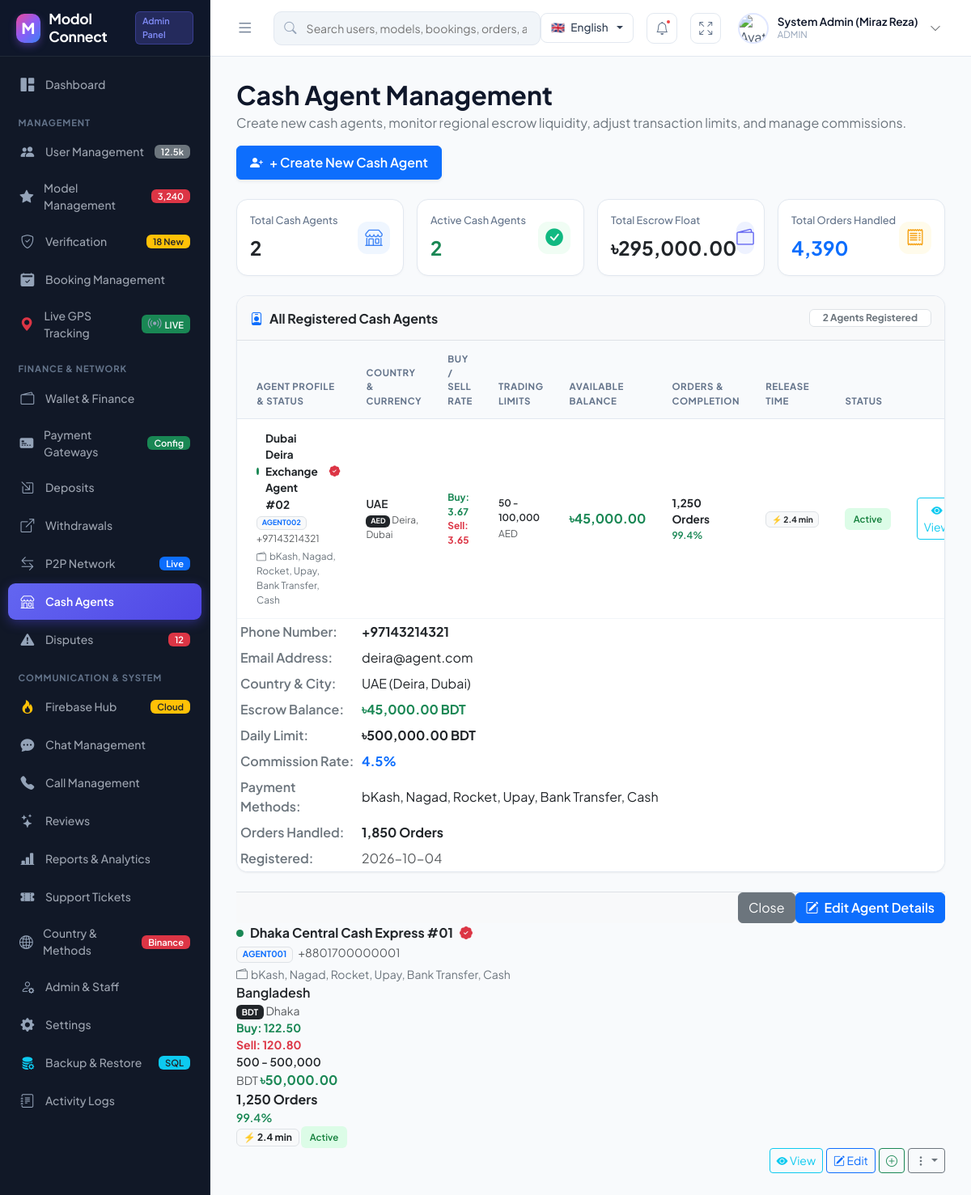
/admin/cash_agents.php (signed in), run on the app's committed database.
### tables this page shows
CREATE TABLE IF NOT EXISTS `cash_agents` (
    `id` INT AUTO_INCREMENT PRIMARY KEY,
    `agent_code` VARCHAR(50) UNIQUE NOT NULL,
    `name` VARCHAR(100) NOT NULL,
    `phone` VARCHAR(30) UNIQUE NOT NULL,
    `email` VARCHAR(150) UNIQUE NOT NULL,
    `password` VARCHAR(255) NOT NULL,
    `country` VARCHAR(50) DEFAULT 'Bangladesh',
    `city` VARCHAR(100) DEFAULT 'Dhaka',
    `currency` VARCHAR(10) DEFAULT 'BDT',
    `buy_rate` DECIMAL(12,4) DEFAULT 122.5000,
    `sell_rate` DECIMAL(12,4) DEFAULT 120.8000,
    `min_limit` DECIMAL(12,2) DEFAULT 500.00,
    `max_limit` DECIMAL(12,2) DEFAULT 500000.00,
    `daily_limit` DECIMAL(12,2) DEFAULT 500000.00,
    `payment_methods` VARCHAR(255) DEFAULT 'bKash, Nagad, Rocket, Upay, Bank Transfer, Cash',
    `commission_rate` DECIMAL(5,2) DEFAULT 5.00,
    `wallet_balance` DECIMAL(12,2) DEFAULT 0.00,
    `available_balance` DECIMAL(12,2) DEFAULT 50000.00,
    `orders_count` INT DEFAULT 1250,
    `total_orders` INT DEFAULT 1250,
    `completion_rate` VARCHAR(20) DEFAULT '99.4%',
    `avg_release_time` VARCHAR(20) DEFAULT '2.4 min',
    `rating` DECIMAL(3,2) DEFAULT 4.95,
    `is_online` TINYINT(1) DEFAULT 1,
    `is_verified` TINYINT(1) DEFAULT 1,
    `status` VARCHAR(30) DEFAULT 'ACTIVE',
    `created_at` TIMESTAMP DEFAULT CURRENT_TIMESTAMP
);

### admin/cash_agents.php (the view, shortened to what the rows shown need)
<?php
require_once __DIR__ . '/layout.php';
$db = null;
try {
    $db = Database::getInstance();
} catch (Throwable $e) {
    error_log("Cash Agents DB connect notice: " . $e->getMessage());
}
if ($db) {
    try {
        if (Database::isMySQL()) {
            $db->exec("
            CREATE TABLE IF NOT EXISTS `cash_agents` (
                `id` INT AUTO_INCREMENT PRIMARY KEY,
                `agent_code` VARCHAR(50) UNIQUE NOT NULL,
                `name` VARCHAR(100) NOT NULL,
                `phone` VARCHAR(30) UNIQUE NOT NULL,
                `email` VARCHAR(150) UNIQUE NOT NULL,
                `password` VARCHAR(255) NOT NULL,
                `country` VARCHAR(50) DEFAULT 'Bangladesh',
                `city` VARCHAR(100) DEFAULT 'Dhaka',
                `currency` VARCHAR(10) DEFAULT 'BDT',
                `buy_rate` DECIMAL(12,4) DEFAULT 122.5000,
                `sell_rate` DECIMAL(12,4) DEFAULT 120.8000,
                `min_limit` DECIMAL(12,2) DEFAULT 500.00,
                `max_limit` DECIMAL(12,2) DEFAULT 500000.00,
                `daily_limit` DECIMAL(12,2) DEFAULT 500000.00,
                `payment_methods` VARCHAR(255) DEFAULT 'bKash, Nagad, Rocket, Upay, Bank Transfer, Cash',
                `commission_rate` DECIMAL(5,2) DEFAULT 5.00,
                `wallet_balance` DECIMAL(12,2) DEFAULT 0.00,
                `available_balance` DECIMAL(12,2) DEFAULT 50000.00,
                `orders_count` INT DEFAULT 1250,
                `total_orders` INT DEFAULT 1250,
                `completion_rate` VARCHAR(20) DEFAULT '99.4%',
                `avg_release_time` VARCHAR(20) DEFAULT '2.4 min',
                `rating` DECIMAL(3,2) DEFAULT 4.95,
                `is_online` TINYINT(1) DEFAULT 1,
                `is_verified` TINYINT(1) DEFAULT 1,
                `status` VARCHAR(30) DEFAULT 'ACTIVE',
                `created_at` TIMESTAMP DEFAULT CURRENT_TIMESTAMP
            ) ENGINE=InnoDB DEFAULT CHARSET=utf8mb4 COLLATE=utf8mb4_unicode_ci
            ");
        }
    } catch (Throwable $e) {
        error_log("Cash agents table check notice: " . $e->getMessage());
    }
}
$agentExtraCols = [
    'currency' => "TEXT DEFAULT 'BDT'",
    'buy_rate' => "REAL DEFAULT 122.50",
    'sell_rate' => "REAL DEFAULT 120.80",
    'min_limit' => "REAL DEFAULT 500.0",
    'max_limit' => "REAL DEFAULT 500000.0",
    'available_balance' => "REAL DEFAULT 50000.0",
    'is_online' => "INTEGER DEFAULT 1",
    'is_verified' => "INTEGER DEFAULT 1",
    'total_orders' => "INTEGER DEFAULT 1250",
    'completion_rate' => "TEXT DEFAULT '99.4%'",
    'avg_release_time' => "TEXT DEFAULT '2.4 min'"
];
foreach ($agentExtraCols as $cName => $cDef) {
    try {
        $db->exec("ALTER TABLE cash_agents ADD COLUMN $cName $cDef");
    } catch (Throwable $e) {}
}
$agentsList = [];
if ($db) {
    try {
        $agentsStmt = $db->query("SELECT * FROM cash_agents ORDER BY id DESC");
        $agentsList = $agentsStmt->fetchAll(PDO::FETCH_ASSOC);
    } catch (Throwable $e) {
        error_log("Cash agents query notice: " . $e->getMessage());
        $msg = "Database query notice: " . $e->getMessage();
        $msgType = "warning";
    }
} else {
    $msg = "Database offline. Viewing system cached cash agents.";
    $msgType = "warning";
}
?>
<div class="d-flex justify-content-between align-items-center mb-4 flex-wrap gap-3">
    <div>
        <h2 class="fw-bold mb-1" style="color: #0f172a;">Cash Agent Management</h2>
    </div>
</div>
<div class="card card-custom p-0 overflow-hidden mb-4">
    <div class="table-responsive">
        <table class="table table-custom align-middle mb-0">
            <thead>
                <tr>
                    <th class="ps-4">Agent Profile & Status</th>
                    <th>Country & Currency</th>
                    <th>Buy / Sell Rate</th>
                    <th>Trading Limits</th>
                    <th>Available Balance</th>
                    <th>Orders & Completion</th>
                    <th>Release Time</th>
                    <th>Status</th>
                    <th class="text-end pe-4">Actions</th>
                </tr>
            </thead>
            <tbody>
                <?php if (empty($agentsList)): ?>
                <tr>
                    <td colspan="9" class="text-center py-4 text-muted">No cash agents created yet. Click "+ Create New Cash Agent" above.</td>
                </tr>
                <?php else: ?>
                <?php foreach ($agentsList as $a): ?>
                <tr>
                    <td class="ps-4">
                        <div class="d-flex align-items-center gap-2">
                            <span class="rounded-circle <?= !empty($a['is_online']) ? 'bg-success' : 'bg-secondary' ?>" style="width: 9px; height: 9px; display: inline-block;" title="<?= !empty($a['is_online']) ? 'Online' : 'Offline' ?>"></span>
                            <span class="fw-bold text-dark"><?= htmlspecialchars($a['name']) ?></span>
                            <?php if (!empty($a['is_verified'])): ?>
                                <i class="bi bi-patch-check-fill text-danger" title="Verified Merchant"></i>
                            <?php endif; ?>
                        </div>
                        <small class="text-muted"><span class="badge bg-light text-primary border me-1"><?= htmlspecialchars($a['agent_code']) ?></span> <?= htmlspecialchars($a['phone']) ?></small>
                        <div class="mt-1 small text-secondary">
                            <i class="bi bi-wallet2 me-1"></i><?= htmlspecialchars($a['payment_methods'] ?: 'bKash, Nagad, Bank') ?>
                        </div>
                    </td>
                    <td>
                        <span class="fw-semibold text-dark"><?= htmlspecialchars($a['country'] ?: 'Bangladesh') ?></span>
                        <div class="small"><span class="badge bg-dark"><?= htmlspecialchars($a['currency'] ?: 'BDT') ?></span> <span class="text-muted"><?= htmlspecialchars($a['city'] ?: 'Dhaka') ?></span></div>
                    </td>
                    <td>
                        <div class="small text-success fw-bold">Buy: <?= number_format((float)($a['buy_rate'] ?? 122.50), 2) ?></div>
                        <div class="small text-danger fw-bold">Sell: <?= number_format((float)($a['sell_rate'] ?? 120.80), 2) ?></div>
                    </td>
                    <td>
                        <div class="small fw-semibold text-dark">
                            <?= number_format((float)($a['min_limit'] ?? 500.0)) ?> - <?= number_format((float)($a['max_limit'] ?? 500000.0)) ?>
                        </div>
                        <small class="text-muted"><?= htmlspecialchars($a['currency'] ?: 'BDT') ?></small>
                    </td>
                    <td>
                        <span class="fw-bold text-success fs-6">৳<?= number_format((float)($a['available_balance'] ?? $a['wallet_balance']), 2) ?></span>
                    </td>
                    <td>
                        <div class="fw-bold text-dark"><?= number_format((int)($a['total_orders'] ?? $a['orders_count'] ?? 1250)) ?> Orders</div>
                        <div class="small text-success fw-semibold"><?= htmlspecialchars($a['completion_rate'] ?: '99.4%') ?></div>
                    </td>
                    <td>
                        <span class="badge bg-light text-dark border">
                            ⚡ <?= htmlspecialchars($a['avg_release_time'] ?: '2.4 min') ?>
                        </span>
                    </td>
                    <td>
                        <?php if ($a['status'] === 'ACTIVE'): ?>
                            <span class="badge-status badge-approved">Active</span>
                        <?php else: ?>
                            <span class="badge-status badge-disputed">Suspended</span>
                        <?php endif; ?>
                    </td>
                    <td class="text-end pe-4">
                        <div class="d-flex justify-content-end gap-1">
                            <button class="btn btn-sm btn-outline-info" data-bs-toggle="modal" data-bs-target="#viewAgentModal<?= $a['id'] ?>" title="View Agent Profile">
                                <i class="bi bi-eye-fill"></i> View
                            </button>
                            <button class="btn btn-sm btn-outline-primary" data-bs-toggle="modal" data-bs-target="#editAgentModal<?= $a['id'] ?>" title="Edit Information">
                                <i class="bi bi-pencil-square"></i> Edit
                            </button>
                            <button class="btn btn-sm btn-outline-success" data-bs-toggle="modal" data-bs-target="#balanceModal<?= $a['id'] ?>" title="Add Balance">
                                <i class="bi bi-plus-circle"></i>
                            </button>
                            <div class="dropdown d-inline">
                                <button class="btn btn-sm btn-outline-secondary dropdown-toggle" data-bs-toggle="dropdown">
                                    <i class="bi bi-three-dots-vertical"></i>
                                </button>
                            </div>
                        </div>
                    </td>
                </tr>
                <div class="modal fade" id="viewAgentModal<?= $a['id'] ?>" tabindex="-1">
                    <div class="modal-dialog modal-dialog-centered modal-lg">
                        <div class="modal-content border-0 shadow-lg" style="border-radius: 16px;">
                            <div class="modal-body p-4">
                                <div class="row g-4">
                                    <div class="col-md-7">
                                        <table class="table table-sm table-borderless align-middle mb-0">
                                            <tbody>
                                                <tr>
                                                    <td class="text-secondary fw-semibold" style="width: 150px;">Phone Number:</td>
                                                    <td class="text-dark fw-bold"><?= htmlspecialchars($a['phone']) ?></td>
                                                </tr>
                                                <tr>
                                                    <td class="text-secondary fw-semibold">Email Address:</td>
                                                    <td class="text-dark"><?= htmlspecialchars($a['email']) ?></td>
                                                </tr>
                                                <tr>
                                                    <td class="text-secondary fw-semibold">Country & City:</td>
                                                    <td class="text-dark"><?= htmlspecialchars($a['country'] ?: 'Bangladesh') ?> (<?= htmlspecialchars($a['city'] ?: 'Dhaka') ?>)</td>
                                                </tr>
                                                <tr>
                                                    <td class="text-secondary fw-semibold">Escrow Balance:</td>
                                                    <td class="text-success fw-bold fs-6">৳<?= number_format((float)$a['wallet_balance'], 2) ?> BDT</td>
                                                </tr>
                                                <tr>
                                                    <td class="text-secondary fw-semibold">Daily Limit:</td>
                                                    <td class="text-dark fw-bold">৳<?= number_format((float)($a['daily_limit'] ?? 500000.0), 2) ?> BDT</td>
                                                </tr>
                                                <tr>
                                                    <td class="text-secondary fw-semibold">Commission Rate:</td>
                                                    <td class="text-primary fw-bold"><?= number_format((float)$a['commission_rate'], 1) ?>%</td>
                                                </tr>
                                                <tr>
                                                    <td class="text-secondary fw-semibold">Payment Methods:</td>
                                                    <td class="text-dark"><?= htmlspecialchars($a['payment_methods'] ?: 'bKash, Nagad, Bank Transfer') ?></td>
                                                </tr>
                                                <tr>
                                                    <td class="text-secondary fw-semibold">Orders Handled:</td>
                                                    <td class="text-dark fw-bold"><?= number_format((int)($a['orders_count'] ?? 0)) ?> Orders</td>
                                                </tr>
                                                <tr>
                                                    <td class="text-secondary fw-semibold">Registered:</td>
                                                    <td class="text-muted"><?= htmlspecialchars(substr((string)$a['created_at'], 0, 10)) ?></td>
                                                </tr>
                                            </tbody>
                                        </table>
                                    </div>
                                </div>
                            </div>
                            <div class="modal-footer border-top bg-light">
                                <button type="button" class="btn btn-secondary" data-bs-dismiss="modal">Close</button>
                                <button type="button" class="btn btn-primary fw-semibold" data-bs-dismiss="modal" data-bs-toggle="modal" data-bs-target="#editAgentModal<?= $a['id'] ?>">
                                    <i class="bi bi-pencil-square me-1"></i> Edit Agent Details
                                </button>
                            </div>
                        </div>
                    </div>
                </div>
                <?php endforeach; ?>
                <?php endif; ?>
            </tbody>
        </table>
    </div>
</div>

### data on the page
cash_agents: is_online 1 (drawn), name "Dubai Deira Exchange Agent #02", is_verified 1 (drawn), agent_code "AGENT002", phone "+97143214321", payment_methods "bKash, Nagad, Rocket, Upay, Bank Transfer, Cash", country "UAE", currency "AED", city "Deira, Dubai", buy_rate "3.67", sell_rate "3.65", min_limit "50", max_limit "100,000", available_balance "45,000.00", total_orders "1,250", completion_rate "99.4%", avg_release_time "2.4 min", status "Active", email "deira@agent.com", wallet_balance "45,000.00", daily_limit "500,000.00", commission_rate "4.5", orders_count "1,850", created_at "2026-10-04"
cash_agents: is_online 1 (drawn), name "Dhaka Central Cash Express #01", is_verified 1 (drawn), agent_code "AGENT001", phone "+8801700000001", payment_methods "bKash, Nagad, Rocket, Upay, Bank Transfer, Cash", country "Bangladesh", currency "BDT", city "Dhaka", buy_rate "122.50", sell_rate "120.80", min_limit "500", max_limit "500,000", available_balance "50,000.00", total_orders "1,250", completion_rate "99.4%", avg_release_time "2.4 min", status "Active"

### other printed values
$adminName "System Admin (Miraz Reza)"
$adminRole "ADMIN"
$totalAgents "2"
$activeAgents "2"
$totalEscrow "295,000.00"
$totalOrders "4,390"
count($agentsList) "2"
